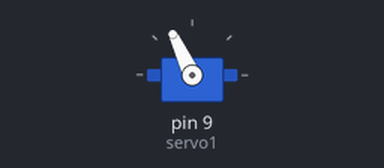
Simulated run of this sketch. Board: Arduino Uno, built with avr-gcc and run on an emulated ATmega328P. Shown: servo.

Above: at 5.9 s.
Timing chart, 0 to 8.9 s (numbered marks = the images above):
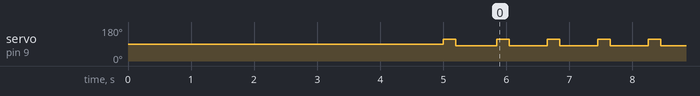

The sketch:

stack.ino
```cpp
#include <Servo.h>

Servo servo1;

void setup()
{
  servo1.attach(9);
    servo1.write(90);
  delay(5000);
  servo1.write(115);
  delay(200);
    servo1.write(80);
  delay(650);

}

void loop()
{
  servo1.write(115);  //1
  delay(200);
    servo1.write(80);
  delay(600);

}
```

Measured:
- by itself, servo on pin 9 (servo1): alternates 115° for 0.20 s and 80° for 0.60 s
